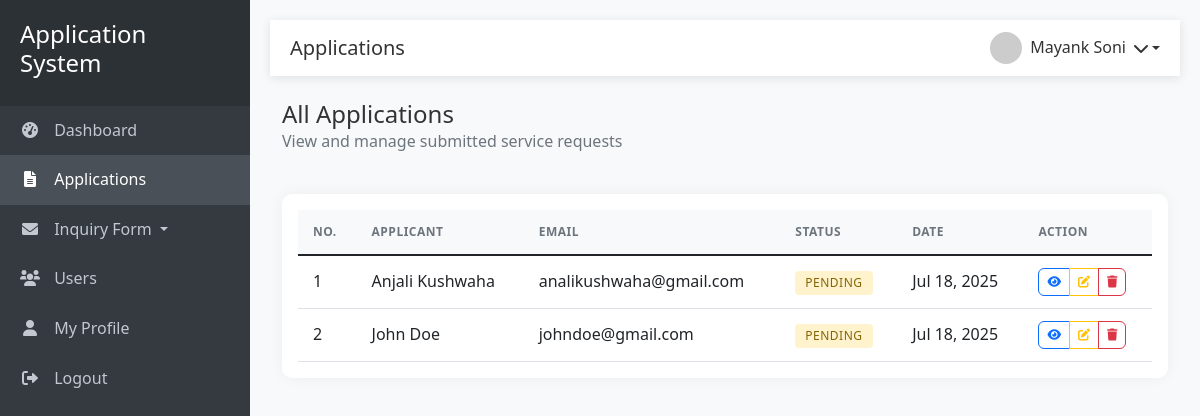
Page /admin/applications.php (signed in) on the committed database.
### tables this page shows
CREATE TABLE applications (
    id INT AUTO_INCREMENT PRIMARY KEY,
    user_id INT NOT NULL,
    name VARCHAR(100) NOT NULL,
    email VARCHAR(100) NOT NULL,
    phone VARCHAR(20) NOT NULL,
    address TEXT NOT NULL,
    service_type VARCHAR(50) NOT NULL,
    status ENUM('pending', 'approved', 'missing_document', 'rejected') NOT NULL DEFAULT 'pending',
    reviewed_by INT DEFAULT NULL,
    reviewed_at TIMESTAMP NULL,
    created_at TIMESTAMP DEFAULT CURRENT_TIMESTAMP,
    updated_at TIMESTAMP DEFAULT CURRENT_TIMESTAMP ON UPDATE CURRENT_TIMESTAMP,
    FOREIGN KEY (user_id) REFERENCES admin(id) ON DELETE CASCADE,
    FOREIGN KEY (reviewed_by) REFERENCES admin(id) ON DELETE SET NULL,
    INDEX idx_status (status),
    INDEX idx_user_id (user_id),
    INDEX idx_reviewed_by (reviewed_by)
);

### admin/applications.php (the view, shortened to what this page needs)
<?php
require_once '../includes/header.php';
$sql = "
    SELECT id, name, email, status, created_at
    FROM applications
    ORDER BY created_at DESC
";
$result = $conn->query($sql);
?>
<div class="row mb-4">
    <div class="col-12">
        <h4 class="mb-0">All Applications</h4>
        <p class="text-muted">View and manage submitted service requests</p>
    </div>
</div>
<div class="card">
    <div class="card-body">
        <div class="table-responsive">
            <table class="table table-hover">
                <thead>
                    <tr>
                        <th>No.</th>
                        <th>Applicant</th>
                        <th>Email</th>
                        <th>Status</th>
                        <th>Date</th>
                        <th>Action</th>
                    </tr>
                </thead>
                <tbody>
                    <?php if ($result && $result->num_rows > 0): ?>
                        <?php $no = 1; ?>
                        <?php while ($row = $result->fetch_assoc()): ?>
                            <tr>
                                <td><?= $no++; ?></td>
                                <td><?= htmlspecialchars($row['name']) ?></td>
                                <td><?= htmlspecialchars($row['email']) ?></td>
                                <td>
                                    <?php
                                    $statusClass = '';
                                    switch ($row['status']) {
                                        default:
                                            $statusClass = 'badge-pending';
                                    }
                                    ?>
                                    <span class="badge <?= $statusClass ?>">
                                        <?= ucfirst(str_replace('_', ' ', $row['status'])) ?>
                                    </span>
                                </td>
                                <td><?= date('M d, Y', strtotime($row['created_at'])) ?></td>
                                <td>
                                    <div class="btn-group" role="group">
                                        <a href="view_application.php?id=<?= $row['id'] ?>"
                                           class="btn btn-sm btn-outline-primary"
                                           title="View">
                                            <i class="fas fa-eye"></i>
                                        </a>
                                        <a href="edit_application.php?id=<?= $row['id'] ?>"
                                           class="btn btn-sm btn-outline-warning"
                                           title="Edit">
                                            <i class="fas fa-edit"></i>
                                        </a>
                                        <button type="button"
                                                class="btn btn-sm btn-outline-danger"
                                                onclick="confirmDelete(<?= $row['id'] ?>, '<?= addslashes(htmlspecialchars($row['name'])) ?>')"
                                                title="Delete">
                                            <i class="fas fa-trash"></i>
                                        </button>
                                    </div>
                                </td>
                            </tr>
                        <?php endwhile; ?>
                    <?php endif; ?>
                </tbody>
            </table>
        </div>
    </div>
</div>
<?php require_once '../includes/footer.php'; ?>

### includes/header.php (shortened to what this page needs)
<!DOCTYPE html>
<html lang="en">
<head>
    <link href="https://cdn.jsdelivr.net/npm/bootstrap@5.1.3/dist/css/bootstrap.min.css" rel="stylesheet">
    <link rel="stylesheet" href="https://cdnjs.cloudflare.com/ajax/libs/font-awesome/6.0.0/css/all.min.css">
    <link rel="stylesheet" href="/application-system/assets/css/style.css">
</head>
<body>
    <div class="sidebar">
        <div class="sidebar-header">
            <h4>Application System</h4>
        </div>
        <ul class="sidebar-menu">
            <li class="<?php echo basename($_SERVER['PHP_SELF']) === 'dashboard.php' ? 'active' : ''; ?>">
                <a href="/application-system/<?php echo $_SESSION['user_role']; ?>/dashboard.php">
                    <i class="fas fa-tachometer-alt"></i> Dashboard
                </a>
            </li>
            <?php if ($_SESSION['user_role'] === 'admin' || $_SESSION['user_role'] === 'staff'): ?>
                <li class="<?php echo strpos($_SERVER['PHP_SELF'], 'applications') !== false ? 'active' : ''; ?>">
                    <a href="/application-system/<?php echo $_SESSION['user_role']; ?>/applications.php">
                        <i class="fas fa-file-alt"></i> Applications
                    </a>
                </li>
            <?php endif; ?>
            <?php if ($_SESSION['user_role'] === 'admin' || $_SESSION['user_role'] === 'staff'): ?>
                <li class="<?php echo (strpos($_SERVER['PHP_SELF'], 'inquiry_contact') !== false || strpos($_SERVER['PHP_SELF'], 'inquiry_service') !== false) ? 'active' : ''; ?>">
                    <a href="#enquirySubmenu" data-bs-toggle="collapse" aria-expanded="false" class="dropdown-toggle">
                        <i class="fas fa-envelope"></i> Inquiry Form
                    </a>
                </li>
            <?php endif; ?>
            <?php if ($_SESSION['user_role'] === 'admin'): ?>
                <li class="<?php echo strpos($_SERVER['PHP_SELF'], 'users') !== false ? 'active' : ''; ?>">
                    <a href="/application-system/admin/users.php">
                        <i class="fas fa-users"></i> Users
                    </a>
                </li>
            <?php endif; ?>
            <li>
                <a href="/application-system/admin/profile.php">
                    <i class="fas fa-user"></i> My Profile
                </a>
            </li>
            <li>
                <a href="/application-system/php/logout.php">
                    <i class="fas fa-sign-out-alt"></i> Logout
                </a>
            </li>
        </ul>
    </div>
    <div class="main-content">
        <nav class="top-navbar">
            <div class="d-flex align-items-center">
                <h5 class="mb-0">
                    <?php
                    $pageTitle = '';
                    $currentPage = basename($_SERVER['PHP_SELF']);
                    switch ($currentPage) {
                        case 'applications.php':
                            $pageTitle = 'Applications';
                            break;
                    }
                    echo $pageTitle;
                    ?>
                </h5>
            </div>
            <div class="user-dropdown">
                <div class="dropdown">
                    <a class="dropdown-toggle" href="#" role="button" id="userDropdown" data-bs-toggle="dropdown" aria-expanded="false">
                        <img src="https://ui-avatars.com/api/?name=<?php echo urlencode($_SESSION['user_name']); ?>" alt="User Avatar">
                        <span><?php echo htmlspecialchars($_SESSION['user_name']); ?></span>
                        <i class="fas fa-chevron-down ms-2"></i>
                    </a>
                </div>
            </div>
        </nav>
        <div class="container-fluid py-4">
</body>
</html>

### includes/footer.php (shortened to what this page needs)
</body>
</html>

### assets/css/style.css (style rules this page uses)
:root { --sidebar-width: 250px; --header-height: 56px; --primary-color: #0d6efd; --secondary-color: #6c757d; --success-color: #198754; --danger-color: #dc3545; --warning-color: #ffc107; --info-color: #0dcaf0; --light-color: #f8f9fa; --dark-color: #212529; }
body { font-family: 'Segoe UI', Tahoma, Geneva, Verdana, sans-serif; background-color: #f5f7fb; color: #333; line-height: 1.6; }
a { text-decoration: none; transition: all 0.3s ease; }
.main-content { margin-left: var(--sidebar-width); padding: 20px; min-height: 100vh; transition: all 0.3s; }
.sidebar { position: fixed; top: 0; left: 0; width: var(--sidebar-width); height: 100%; background: #2c3e50; color: #fff; transition: all 0.3s; z-index: 1000; overflow-y: auto; }
.sidebar-header { padding: 20px; background: #2c3136; }
.sidebar-menu { padding: 0; list-style: none; }
.sidebar-menu li { position: relative; }
.sidebar-menu li a { color: #c2c7d0; text-decoration: none; padding: 12px 20px; display: block; transition: all 0.3s; }
.sidebar-menu li a:hover, .sidebar-menu li.active a { color: #fff; background: #495057; }
.sidebar-menu li a i { margin-right: 10px; width: 20px; text-align: center; }
.top-navbar { background: #fff; box-shadow: 0 2px 10px rgba(0, 0, 0, 0.1); padding: 0 20px; height: var(--header-height); display: flex; align-items: center; justify-content: space-between; }
.card { border: none; border-radius: 10px; box-shadow: 0 0 15px rgba(0, 0, 0, 0.05); margin-bottom: 20px; transition: all 0.3s; background: #fff; }
.table { background: #fff; margin-bottom: 0; }
.table th { border-top: none; font-weight: 600; text-transform: uppercase; font-size: 0.75rem; letter-spacing: 0.5px; color: var(--secondary-color); background-color: #f8f9fa; padding: 12px 15px; }
.table td { vertical-align: middle; padding: 12px 15px; }
.badge { padding: 6px 10px; font-weight: 500; border-radius: 4px; font-size: 0.75rem; text-transform: uppercase; letter-spacing: 0.5px; }
.badge-pending { background-color: #fff3cd; color: #856404; }
.btn { padding: 0.5rem 1rem; font-size: 0.875rem; font-weight: 500; border-radius: 6px; transition: all 0.3s; }
.btn-sm { padding: 0.25rem 0.5rem; font-size: 0.75rem; }
.btn-outline-primary { color: var(--primary-color); border-color: var(--primary-color); }
.text-muted { color: #6c757d !important; }
.mb-0 { margin-bottom: 0 !important; }
.mb-4 { margin-bottom: 1.5rem !important; }
.d-flex { display: flex !important; }
div { position: relative; }

### includes/header.php (style rules this page uses)
:root { --sidebar-width: 250px; --header-height: 56px; }
body { font-family: 'Segoe UI', Tahoma, Geneva, Verdana, sans-serif; background-color: #f8f9fa; }
.sidebar { width: var(--sidebar-width); height: 100vh; position: fixed; left: 0; top: 0; background: #343a40; color: #fff; transition: all 0.3s; z-index: 1000; }
.sidebar-header { padding: 20px; background: #2c3136; }
.sidebar-menu { padding: 0; list-style: none; }
.sidebar-menu li { position: relative; }
.sidebar-menu li a { color: #c2c7d0; text-decoration: none; padding: 12px 20px; display: block; transition: all 0.3s; }
.sidebar-menu li a:hover, .sidebar-menu li.active a { color: #fff; background: #495057; }
.sidebar-menu li a i { margin-right: 10px; width: 20px; text-align: center; }
.main-content { margin-left: var(--sidebar-width); padding: 20px; min-height: 100vh; transition: all 0.3s; }
.top-navbar { background: #fff; box-shadow: 0 2px 10px rgba(0, 0, 0, 0.1); padding: 0 20px; height: var(--header-height); display: flex; align-items: center; justify-content: space-between; }
.user-dropdown .dropdown-toggle { color: #333; text-decoration: none; display: flex; align-items: center; }
.user-dropdown img { width: 32px; height: 32px; border-radius: 50%; margin-right: 8px; }
.card { border: none; border-radius: 10px; box-shadow: 0 0 15px rgba(0, 0, 0, 0.05); margin-bottom: 20px; transition: all 0.3s; }
.table { background: #fff; }
.table th { border-top: none; font-weight: 600; text-transform: uppercase; font-size: 0.75rem; letter-spacing: 0.5px; color: #6c757d; }
.badge { padding: 6px 10px; font-weight: 500; border-radius: 4px; font-size: 0.75rem; text-transform: uppercase; letter-spacing: 0.5px; }
.badge-pending { background-color: #fff3cd; color: #856404; }

### rows in the picture
applications: name "Anjali Kushwaha", email "analikushwaha@gmail.com", status "PENDING", created_at "Jul 18, 2025"
applications: name "John Doe", email "johndoe@gmail.com", status "PENDING", created_at "Jul 18, 2025"

### other values in the picture
$pageTitle "Applications"
$_SESSION['user_name'] "Mayank Soni"
